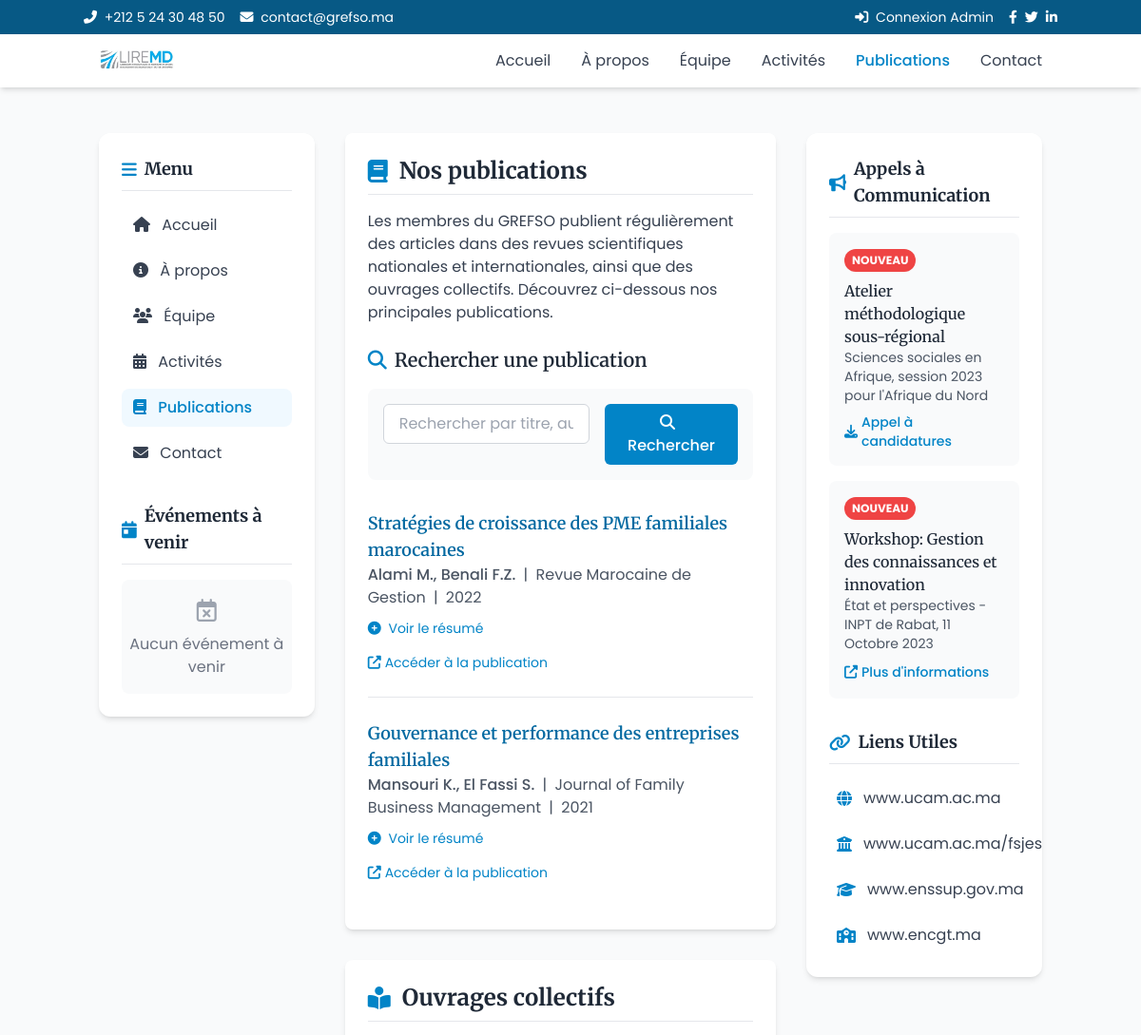
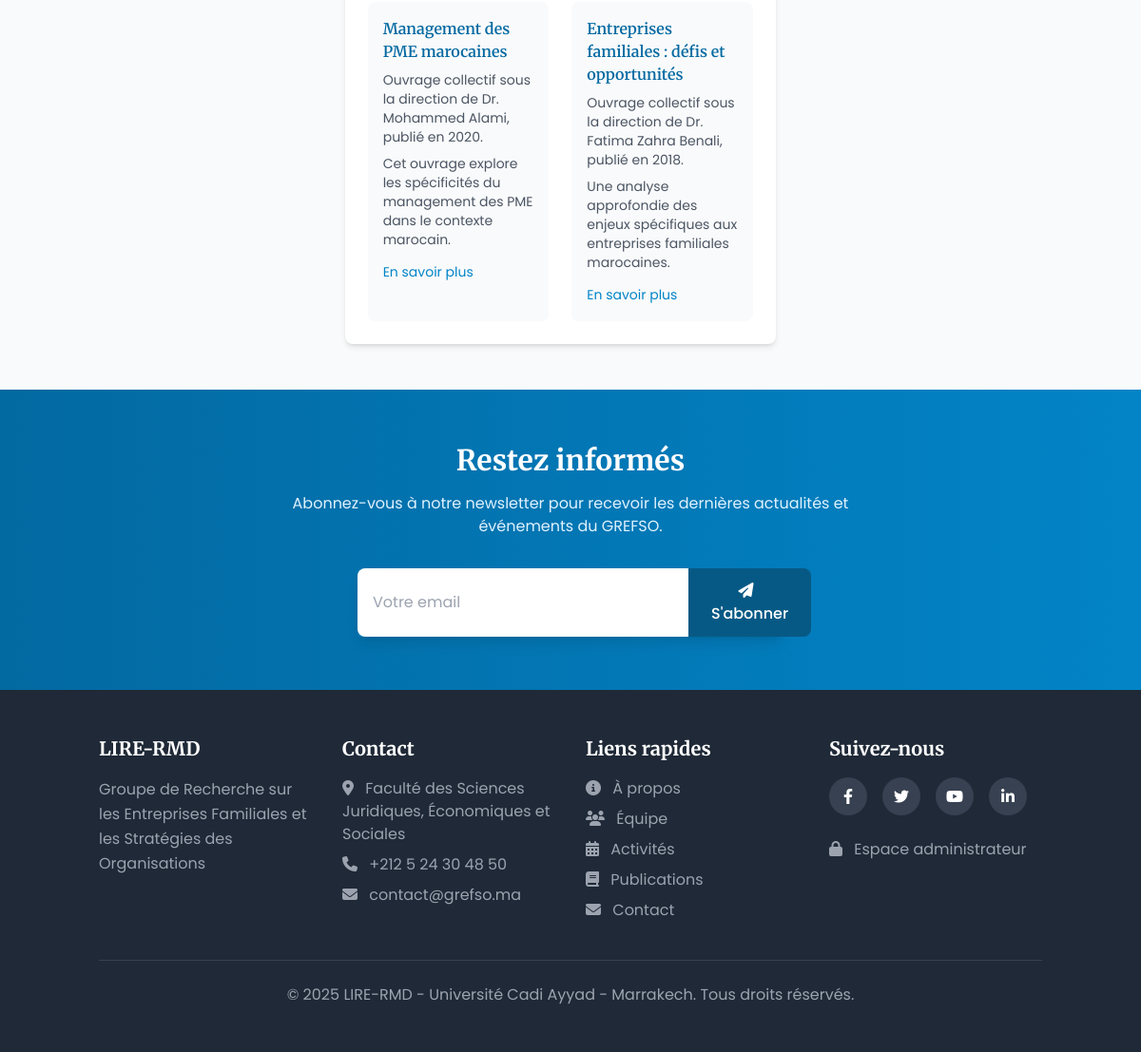
The page /publications.php on the database its author committed (2 pictures, top to bottom).
### tables this page shows
CREATE TABLE IF NOT EXISTS publications (
    id INT AUTO_INCREMENT PRIMARY KEY,
    title VARCHAR(255) NOT NULL,
    authors VARCHAR(255) NOT NULL,
    publication_date DATE NOT NULL,
    journal VARCHAR(255),
    abstract TEXT,
    link VARCHAR(255),
    is_active BOOLEAN DEFAULT TRUE,
    created_at TIMESTAMP DEFAULT CURRENT_TIMESTAMP
);

CREATE TABLE IF NOT EXISTS calls (
    id INT AUTO_INCREMENT PRIMARY KEY,
    title VARCHAR(255) NOT NULL,
    description TEXT NOT NULL,
    is_new BOOLEAN DEFAULT TRUE,
    link VARCHAR(255),
    link_text VARCHAR(100),
    icon VARCHAR(50) DEFAULT 'fas fa-download',
    is_active BOOLEAN DEFAULT TRUE,
    created_at TIMESTAMP DEFAULT CURRENT_TIMESTAMP
);

CREATE TABLE IF NOT EXISTS useful_links (
    id INT AUTO_INCREMENT PRIMARY KEY,
    title VARCHAR(100) NOT NULL,
    url VARCHAR(255) NOT NULL,
    icon VARCHAR(50) DEFAULT 'fas fa-link',
    is_active BOOLEAN DEFAULT TRUE,
    display_order INT DEFAULT 0
);

### publications.php (the view, shortened to what this page needs)
<?php
require_once 'includes/config.php';
include_once 'includes/header.php';
include_once 'includes/sidebar-left.php';
?>
<main class="lg:w-2/4">
    <article class="bg-white p-6 rounded-lg shadow-md mb-8" data-aos="fade-up">
        <h2 class="text-2xl font-bold mb-4 pb-2 border-b border-gray-200 flex items-center">
            <i class="fas fa-book mr-3 text-primary-600"></i> Nos publications
        </h2>
        <p class="mb-6 text-gray-700">Les membres du GREFSO publient régulièrement des articles dans des revues scientifiques nationales et internationales, ainsi que des ouvrages collectifs. Découvrez ci-dessous nos principales publications.</p>
        <div class="mb-8">
            <h3 class="text-xl font-semibold mb-4 flex items-center">
                <i class="fas fa-search text-primary-600 mr-2"></i> Rechercher une publication
            </h3>
            <form action="" method="GET" class="bg-gray-50 p-4 rounded-lg mb-6">
                <div class="flex flex-col md:flex-row gap-4">
                    <div class="flex-grow">
                        <input type="text" name="search" placeholder="Rechercher par titre, auteur..." class="w-full px-4 py-2 border border-gray-300 rounded-md focus:outline-none focus:ring-2 focus:ring-primary-500 focus:border-primary-500">
                    </div>
                    <div>
                        <button type="submit" class="w-full md:w-auto bg-primary-600 hover:bg-primary-700 text-white px-6 py-2 rounded-md font-medium transition duration-300">
                            <i class="fas fa-search mr-2"></i> Rechercher
                        </button>
                    </div>
                </div>
            </form>
        </div>
        <?php
        $publications_query = "SELECT * FROM publications WHERE is_active = 1";
        $publications_query .= " ORDER BY publication_date DESC";
        $publications_result = mysqli_query($conn, $publications_query);
        if ($publications_result && mysqli_num_rows($publications_result) > 0):
        ?>
        <div class="space-y-6">
            <?php while ($publication = mysqli_fetch_assoc($publications_result)):
                $pub_date = new DateTime($publication['publication_date']);
            ?>
            <div class="border-b border-gray-200 pb-6 last:border-0">
                <h3 class="text-lg font-semibold text-primary-700"><?php echo $publication['title']; ?></h3>
                <p class="text-gray-600 mb-2">
                    <span class="font-medium"><?php echo $publication['authors']; ?></span>
                    <?php if (!empty($publication['journal'])): ?>
                    <span class="mx-1">|</span> <?php echo $publication['journal']; ?>
                    <?php endif; ?>
                    <span class="mx-1">|</span> <?php echo $pub_date->format('Y'); ?>
                </p>
                <?php if (!empty($publication['abstract'])): ?>
                <div class="mb-3">
                    <button class="text-primary-600 hover:underline text-sm toggle-abstract" data-target="abstract-<?php echo $publication['id']; ?>">
                        <i class="fas fa-plus-circle mr-1"></i> Voir le résumé
                    </button>
                </div>
                <?php endif; ?>
                <?php if (!empty($publication['link'])): ?>
                <a href="<?php echo $publication['link']; ?>" target="_blank" class="text-primary-600 hover:underline text-sm inline-flex items-center">
                    <i class="fas fa-external-link-alt mr-1"></i> Accéder à la publication
                </a>
                <?php endif; ?>
            </div>
            <?php endwhile; ?>
        </div>
        <?php endif; ?>
    </article>
    <article class="bg-white p-6 rounded-lg shadow-md" data-aos="fade-up" data-aos-delay="100">
        <h2 class="text-2xl font-bold mb-4 pb-2 border-b border-gray-200 flex items-center">
            <i class="fas fa-book-reader mr-3 text-primary-600"></i> Ouvrages collectifs
        </h2>
        <div class="grid grid-cols-1 md:grid-cols-2 gap-6">
            <div class="bg-gray-50 rounded-lg p-4">
                <h3 class="font-semibold text-primary-700 mb-2">Management des PME marocaines</h3>
                <p class="text-sm text-gray-600 mb-2">Ouvrage collectif sous la direction de Dr. Mohammed Alami, publié en 2020.</p>
                <p class="text-sm text-gray-600 mb-3">Cet ouvrage explore les spécificités du management des PME dans le contexte marocain.</p>
                <a href="#" class="text-primary-600 hover:underline text-sm">En savoir plus</a>
            </div>
            <div class="bg-gray-50 rounded-lg p-4">
                <h3 class="font-semibold text-primary-700 mb-2">Entreprises familiales : défis et opportunités</h3>
                <p class="text-sm text-gray-600 mb-2">Ouvrage collectif sous la direction de Dr. Fatima Zahra Benali, publié en 2018.</p>
                <p class="text-sm text-gray-600 mb-3">Une analyse approfondie des enjeux spécifiques aux entreprises familiales marocaines.</p>
                <a href="#" class="text-primary-600 hover:underline text-sm">En savoir plus</a>
            </div>
        </div>
    </article>
</main>
<?php
include_once 'includes/sidebar-right.php';
include_once 'includes/footer.php';
?>

### includes/sidebar-right.php
<aside class="lg:w-1/4">
    <div class="bg-white p-6 rounded-xl shadow-md h-fit sticky top-24" data-aos="fade-left">
        <div class="mb-8">
            <h3 class="text-lg font-bold mb-4 pb-2 border-b border-gray-200 flex items-center">
                <i class="fas fa-bullhorn mr-2 text-primary-600"></i> Appels à Communication
            </h3>
            <div class="space-y-4">
                <?php
                $calls_query = "SELECT * FROM calls WHERE is_active = 1 ORDER BY created_at DESC LIMIT 3";
                $calls_result = mysqli_query($conn, $calls_query);
                if ($calls_result && mysqli_num_rows($calls_result) > 0) {
                    while ($call = mysqli_fetch_assoc($calls_result)) {
                        ?>
                        <div class="p-4 bg-gray-50 rounded-lg hover:bg-gray-100 transition duration-200">
                            <?php if ($call['is_new']): ?>
                                <span class="new-badge bg-red-500 text-white text-xs font-bold px-2 py-1 rounded-full mb-2 inline-block">NOUVEAU</span>
                            <?php endif; ?>
                            <h4 class="font-medium"><?php echo $call['title']; ?></h4>
                            <p class="text-sm text-gray-600 mb-2"><?php echo $call['description']; ?></p>
                            <a href="<?php echo $call['link']; ?>" class="text-primary-600 hover:underline text-sm font-medium inline-flex items-center">
                                <i class="<?php echo $call['icon']; ?> mr-1"></i> <?php echo $call['link_text']; ?>
                            </a>
                        </div>
                        <?php
                    }
                } else {
                    echo '<div class="text-gray-500 text-center py-4 bg-gray-50 rounded-lg">
                        <i class="fas fa-exclamation-circle text-2xl mb-2 text-gray-400"></i>
                        <p>Aucun appel à communication</p>
                    </div>';
                }
                ?>
            </div>
        </div>
        <div>
            <h3 class="text-lg font-bold mb-4 pb-2 border-b border-gray-200 flex items-center">
                <i class="fas fa-link mr-2 text-primary-600"></i> Liens Utiles
            </h3>
            <ul class="space-y-2">
                <?php
                $links_query = "SELECT * FROM useful_links WHERE is_active = 1 ORDER BY display_order";
                $links_result = mysqli_query($conn, $links_query);
                if ($links_result && mysqli_num_rows($links_result) > 0) {
                    while ($link = mysqli_fetch_assoc($links_result)) {
                        ?>
                        <li>
                            <a href="<?php echo $link['url']; ?>" class="flex items-center p-2 text-gray-700 hover:bg-gray-50 rounded-lg transition duration-200" target="_blank">
                                <i class="<?php echo $link['icon']; ?> mr-3 text-primary-600"></i>
                                <span><?php echo $link['title']; ?></span>
                            </a>
                        </li>
                        <?php
                    }
                } else {
                    echo '<div class="text-gray-500 text-center py-4 bg-gray-50 rounded-lg">
                        <i class="fas fa-unlink text-2xl mb-2 text-gray-400"></i>
                        <p>Aucun lien disponible</p>
                    </div>';
                }
                ?>
            </ul>
        </div>
    </div>
</aside>

### assets/css/style.css (style rules this page uses)
:root { --primary-color: #0284c7; --primary-dark: #075985; --primary-light: #7dd3fc; --text-color: #1f2937; --text-light: #6b7280; --bg-color: #f9fafb; --white: #ffffff; }
html { scroll-behavior: smooth; scroll-padding-top: 80px; }
body { font-family: "Poppins", sans-serif; color: var(--text-color); line-height: 1.6; }
h1, h2, h3, h4, h5, h6 { font-family: "Merriweather", serif; }
.new-badge { animation: pulse 2s infinite; }

### rows shown on the page
publications: title "Stratégies de croissance des PME familiales marocaines", authors "Alami M., Benali F.Z.", journal "Revue Marocaine de Gestion", publication_date "2022"
publications: title "Gouvernance et performance des entreprises familiales", authors "Mansouri K., El Fassi S.", journal "Journal of Family Business Management", publication_date "2021"
calls: is_new "NOUVEAU", title "Atelier méthodologique sous-régional", description "Sciences sociales en Afrique, session 2023 pour l'Afrique du Nord", link_text "Appel à candidatures"
calls: is_new "NOUVEAU", title "Workshop: Gestion des connaissances et innovation", description "État et perspectives - INPT de Rabat, 11 Octobre 2023", link_text "Plus d'informations"
useful_links: title "www.ucam.ac.ma"
useful_links: title "www.ucam.ac.ma/fsjes"
useful_links: title "www.enssup.gov.ma"
useful_links: title "www.encgt.ma"

### other values the page prints
$site_phone "+212 5 24 30 48 50"
$site_email "contact@grefso.ma"
$item['title'] "Accueil"
$item['title'] "À propos"
$item['title'] "Équipe"
$item['title'] "Activités"
$item['title'] "Publications"
$item['title'] "Contact"
$site_name "LIRE-RMD"
$site_description "Groupe de Recherche sur les Entreprises Familiales et les Stratégies des Organisations"
$site_university "Université Cadi Ayyad - Marrakech"
